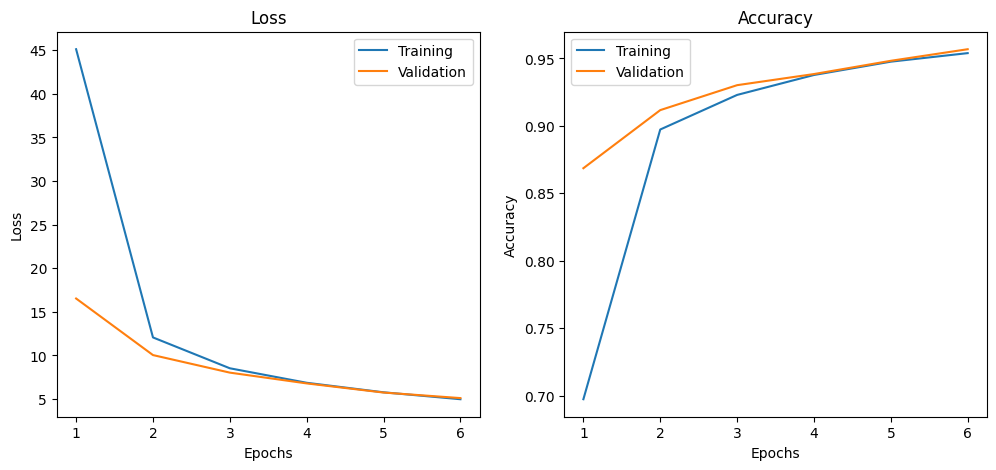
#> input picture src/semana-08/images/image-3.png, 996 x 470 px, given as the content of the folder C:/projects/IC/Projeto 1/Original ROI images/healthy, which was not available
$ python adaptive_thresholding.py
#> lines starting #> are read from the running program, lines starting #| are printed output that depends on the picture; after the words box and inside, x2 and y2 are one past the last pixel; in counts of white or black regions, pixels touching at a corner belong together; pictures that were not available may be replaced by others from this repository, and a replacement may not be noted
import os
import numpy as np
import argparse
import cv2

path = "C:/projects/IC/Projeto 1/Original ROI images/healthy"

for filename in os.listdir(path):
    image_path = os.path.join(path, filename)

    image = cv2.imread(image_path)
#> image is the input picture: shape (470, 996, 3); mean B, G, R 249.9, 250.1, 250.2

    image = cv2.cvtColor(image, cv2.COLOR_BGR2GRAY)
#> image: shape (470, 996)
    blurred = cv2.GaussianBlur(image, (5, 5), 0)
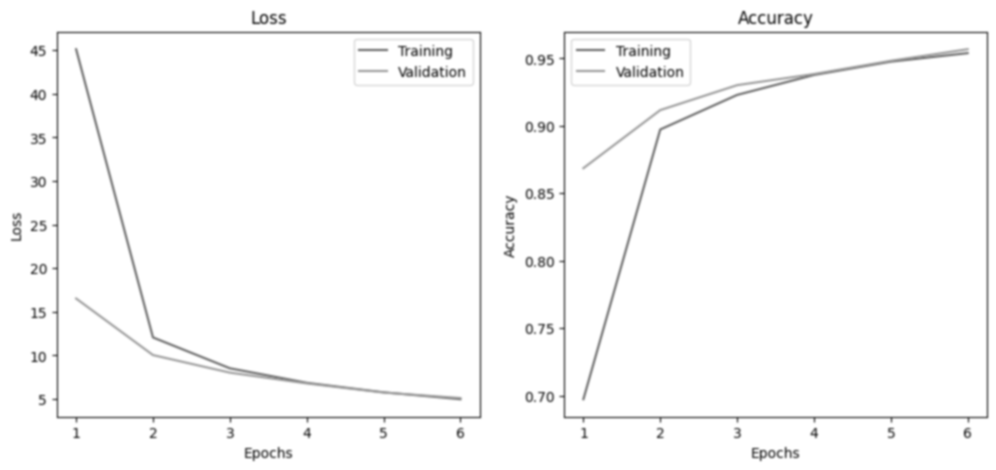
#> blurred: shape (470, 996); min 82, max 255, mean 250.1
    cv2.imshow("Original", image)

    thresh = cv2.adaptiveThreshold(blurred, 255,
        cv2.ADAPTIVE_THRESH_MEAN_C, cv2.THRESH_BINARY_INV, 11, 4)
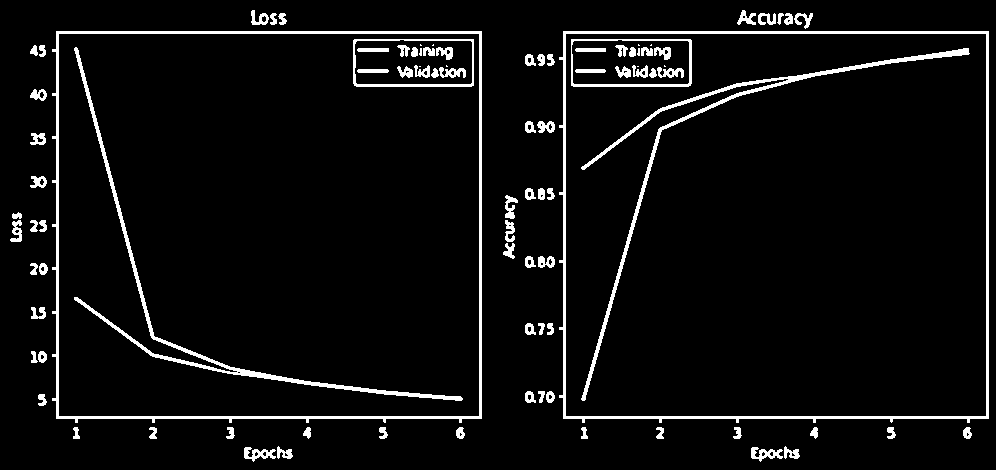
#> thresh: shape (470, 996); 5.5% white; 94 white regions (10 under 20 px), largest, box (x1, y1, x2, y2) and area: (52, 31, 482, 423) 5027, (559, 31, 989, 423) 4990, (581, 48, 970, 401) 3263
    cv2.imshow("Mean Thresh", thresh)

    thresh = cv2.adaptiveThreshold(blurred, 255,
        cv2.ADAPTIVE_THRESH_GAUSSIAN_C, cv2.THRESH_BINARY_INV, 15, 3)
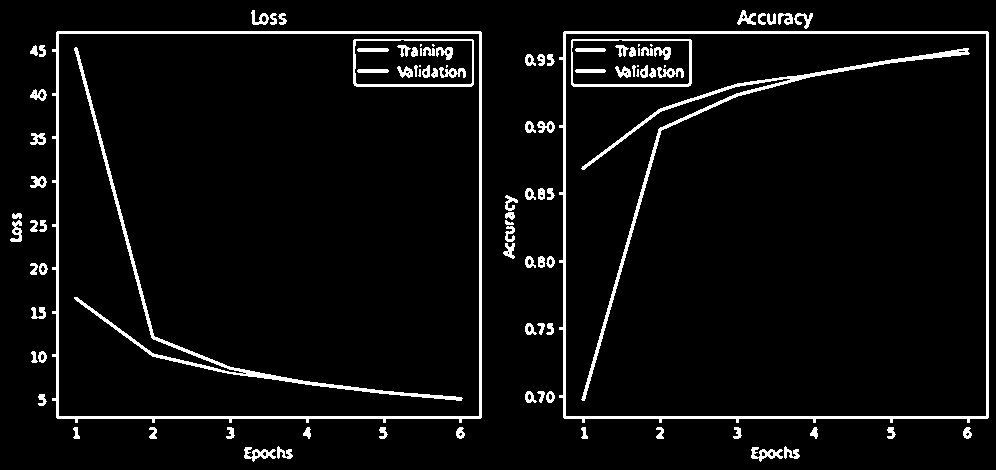
#> thresh: shape (470, 996); 5.3% white; 101 white regions (12 under 20 px), largest, box (x1, y1, x2, y2) and area: (52, 31, 482, 423) 5024, (559, 31, 989, 423) 4988, (581, 48, 970, 401) 3049
    cv2.imshow("Gaussian Thresh", thresh)
    cv2.waitKey(0)

# [18 lines of commented-out code are left out]

$ run again, on src/semana-08/images/image-4.png
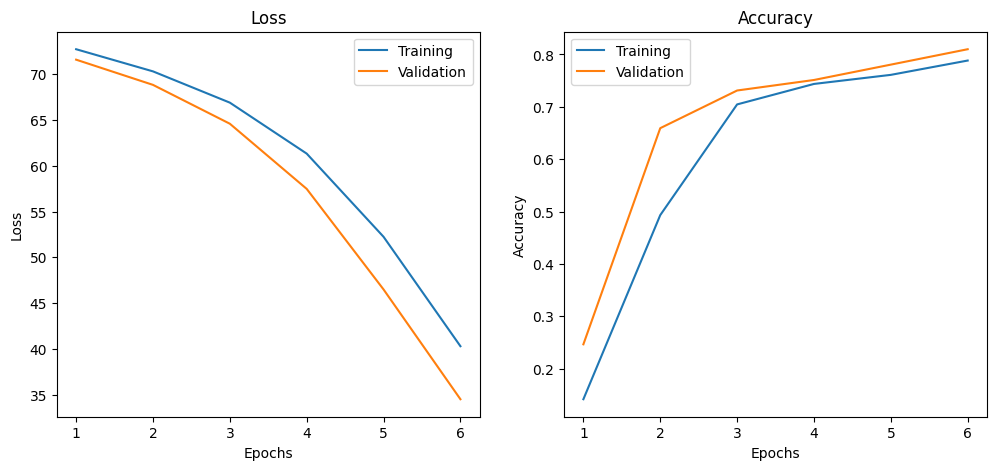
#> input picture src/semana-08/images/image-4.png, 996 x 470 px, given as the content of the folder C:/projects/IC/Projeto 1/Original ROI images/healthy, which was not available
#> image is the input picture: shape (470, 996, 3); mean B, G, R 249.7, 250, 250.2
#> image: shape (470, 996)
#> `thresh = cv2.adaptiveThreshold(blurred, 255, cv2.ADAPTIVE_THRESH_MEAN_..`:
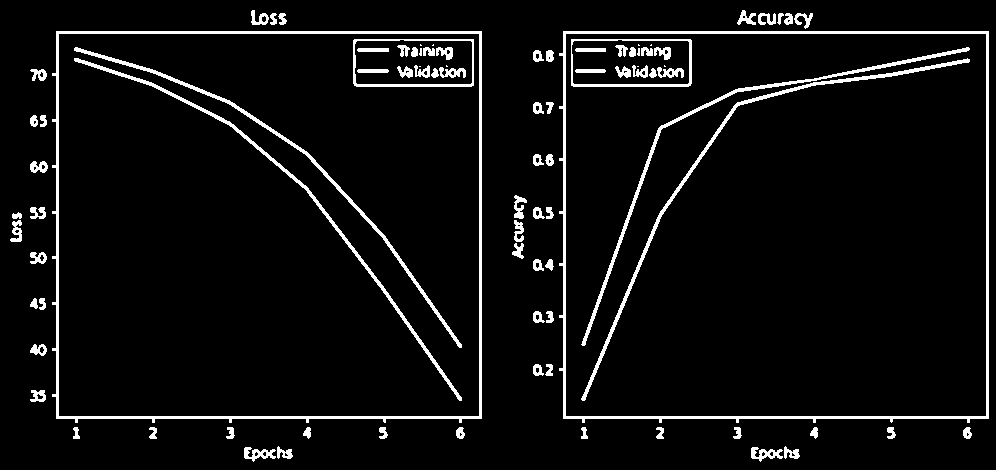
#> thresh: shape (470, 996); 5.7% white; 91 white regions (10 under 20 px), largest, box (x1, y1, x2, y2) and area: (52, 31, 482, 423) 5015, (559, 31, 989, 423) 5002, (581, 58, 970, 401) 2128
#> `thresh = cv2.adaptiveThreshold(blurred, 255, cv2.ADAPTIVE_THRESH_GAUSS..`:
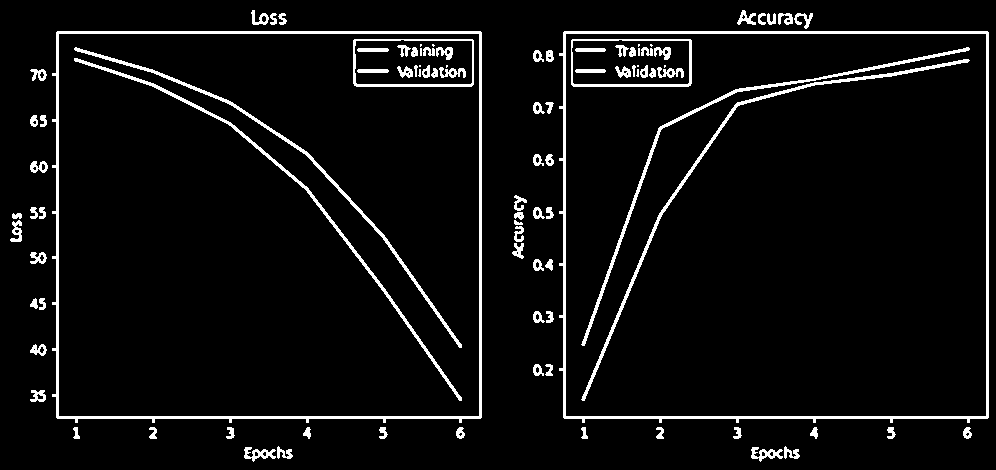
#> thresh: shape (470, 996); 5.5% white; 98 white regions (12 under 20 px), largest, box (x1, y1, x2, y2) and area: (52, 31, 482, 423) 5012, (559, 31, 989, 423) 5000, (581, 59, 970, 401) 1971

$ run again, on src/semana-08/images/image-5.png
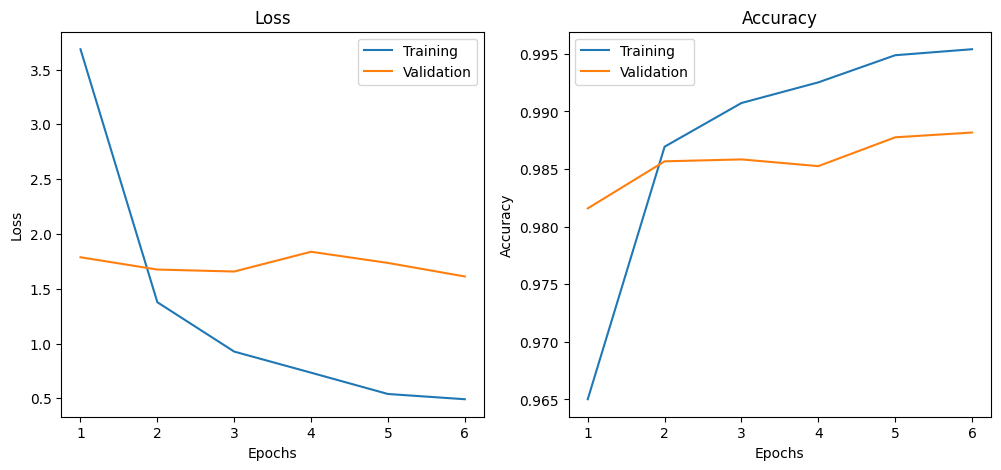
#> input picture src/semana-08/images/image-5.png, 1001 x 470 px, given as the content of the folder C:/projects/IC/Projeto 1/Original ROI images/healthy, which was not available
#> image is the input picture: shape (470, 1001, 3); mean B, G, R 249.8, 249.9, 249.9
#> image: shape (470, 1001)
#> `thresh = cv2.adaptiveThreshold(blurred, 255, cv2.ADAPTIVE_THRESH_MEAN_..`:
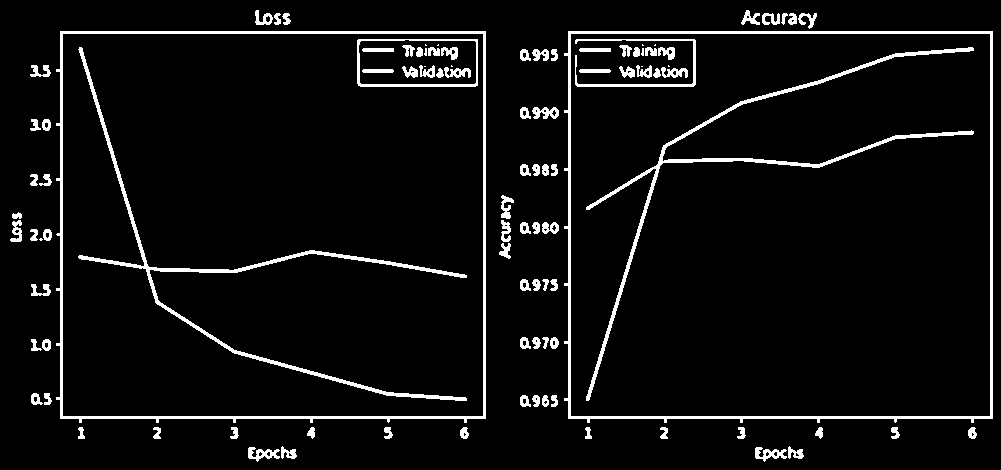
#> thresh: shape (470, 1001); 5.8% white; 102 white regions (11 under 20 px), largest, box (x1, y1, x2, y2) and area: (56, 31, 486, 423) 5000, (564, 31, 993, 423) 4996, (586, 47, 974, 401) 3717
#> `thresh = cv2.adaptiveThreshold(blurred, 255, cv2.ADAPTIVE_THRESH_GAUSS..`:
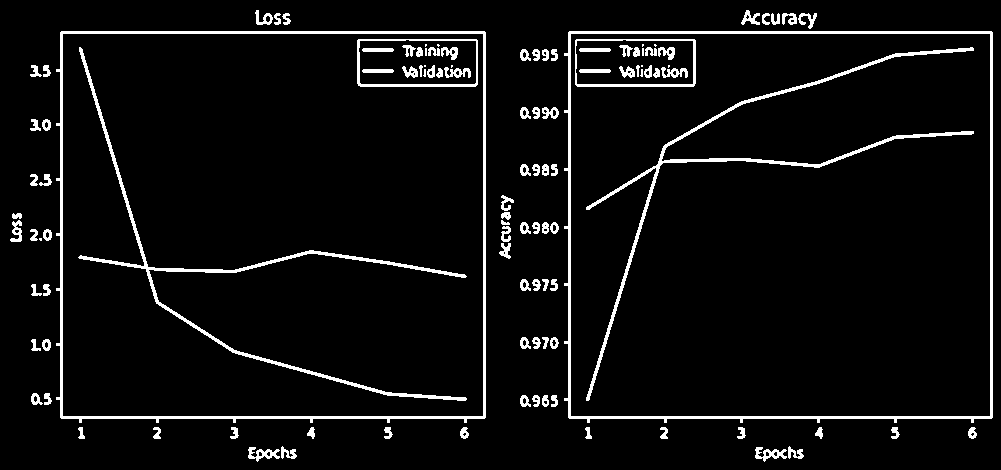
#> thresh: shape (470, 1001); 5.6% white; 113 white regions (13 under 20 px), largest, box (x1, y1, x2, y2) and area: (56, 31, 486, 423) 5000, (564, 31, 993, 423) 4994, (586, 47, 974, 401) 3443
